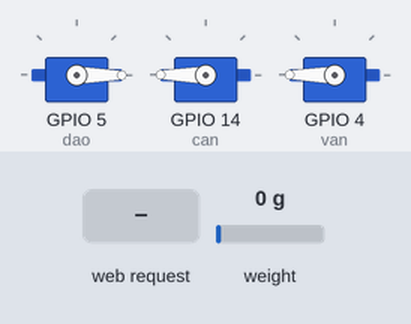
Simulated run of this sketch. Board: ESP8266 (NodeMCU). Shown: 3 × servo. The inputs (shaded band) are chosen by the test bench; at power-on: weight on the scale 0 g. WiFi joins after 1.5 s; servers stay silent unless stated; what the sketch prints to the serial monitor is not drawn.

Above: at 4.3 s.
4.4 s: HTTP request GET /BAT received
At 6.0 s:
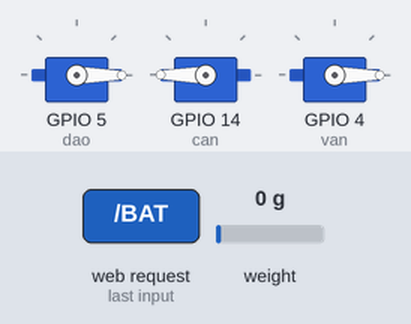
7.2 s: weight on the scale set to 9 g
9.1 s: weight on the scale set to 12 g
At 11.3 s:
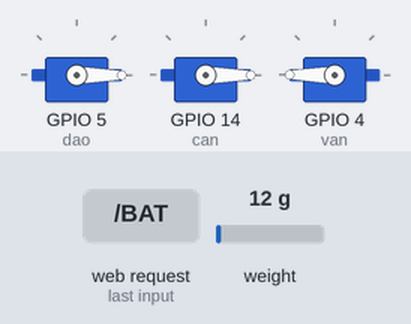
12.1 s: HTTP request GET /TAT received
At 14.7 s:
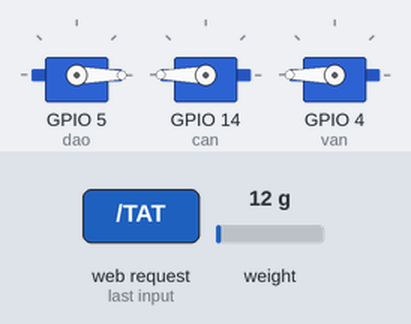
Timing chart, 0 to 16.2 s (numbered marks = the images above; inputs shaded):
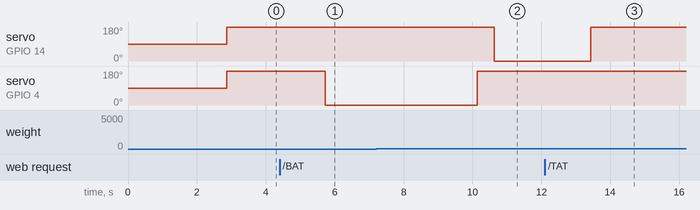

The sketch:

ESP8266_LoadCell.ino
```cpp
#include "HX711.h"
#include "Servo.h"

Servo dao; //Pin D1 GPIO 12
Servo can; //Pin D5 GPIO 14
Servo van; //Pin D0 GPIO 04
//Vi tri hien tai cua cac servo

//-----------------------------------------
//HX711 Loadcell
const int LoadCellDT = 12;
const int LoadCellSCK = 13;
long times =0;
//-----------------------------------------
//Weight necessary
const int WeightBefore = 0;
const int WeightAfter = 0;
const int WeightNecessary = 0;

int calibration_factor = -375;
int KLcan = 10;
int KLBeforeBandau;
int KLBeforeThucte;

int KLAfterBandau;
int KLAfterThucte;

HX711 scale;
  int i =0,j=0;
  String thongbao =" ";
  float SET = 1.0;   //Trọng lượng cài đặt ban đầu
void ServoInit() //Khoi tao ket noi servo va chuyen cac servo ve vi tri ban dau
{
  dao.attach(5);   /////chân các servo
  can.attach(14);
  van.attach(4);
  delay(300);
  AllServoStop();
  //Servo tro lai vi tri 0 do
/*  for (posKnife > 0; posKnife != 0; posKnife--)
        {
            dao.write(posKnife);
            delay(15);
            if (posKnife == 0)
            {
              break;
            }
        }
  for (posLoadCell > 0; posLoadCell != 0; posLoadCell--)
        {
            can.write(posLoadCell);
            delay(15);
            if (posLoadCell == 0)
            {
              break;
            }
        }
  for (posValve > 0; posValve != 0; posValve--)
        {
            van.write(posValve);
            delay(15);
            if (posValve == 0)
            {
              break;
            }
        }*/
}
//-----------------------------------------
void LoadCellInit() //Khoi tao cam bien khoi luong
{
  scale.begin(LoadCellDT, LoadCellSCK);
  scale.set_scale(calibration_factor);
  scale.tare();
}
/*
//-----------------------Code dieu khien----------------------------------------
void ServoKnifeControl()
{
for (posKnife = 0; posKnife <= 180; posKnife++)
        {
            dao.write(posKnife);
            delay(15);
        }
        delay(1000);
for (posKnife = 180; posKnife >= 0; posKnife--)
        {
            dao.write(posKnife);
            delay(15);
        }
        delay(1000);
}
void ServoLoadCellControl()
{
for (posLoadCell = 0; posLoadCell <= 90; posLoadCell++)
        {
            can.write(posLoadCell);
            delay(15);
        }
        delay(1000);
for (posLoadCell = 90; posLoadCell >= 0; posLoadCell--)
        {
            can.write(posLoadCell);
            delay(15);
        }
        delay(1000);
}
void ServoValveControl()
{
for (posValve = 0; posValve <= 180; posValve++)
        {
            van.write(posValve);
            delay(15);
        }
        delay(1000);
for (posValve = 180; posValve >= 0; posValve--)
        {
            van.write(posValve);
            delay(15);
        }
        delay(1000);
}*/
void AllServoStop()
{
  dao.write(0);
  can.write(180);
  van.write(180);
  delay(250);
}

void ReadWeightBefore()
{
  Serial.print("Reading Before:");
  KLBeforeBandau = scale.get_units(),10;
    if (KLBeforeBandau < 0)
      {
        KLBeforeBandau = 0.00;
      }
  KLBeforeThucte = KLBeforeBandau - KLcan;
  if (KLBeforeThucte < 0)
      {
        KLBeforeThucte = 0.00;
      }
  Serial.println(KLBeforeThucte);
}
//-----------------------------------------
/*
void ReadWeightAfter()
{
  Serial.print("Reading After:");
  KLAfterBandau = scale.get_units(),10;
    if (KLAfterBandau < 0)
      {
        KLAfterBandau = 0.00;
      }
  Serial.print(KLAfterBandau + "   ");
  KLAfterThucte = KLAfterBandau - KLcan;
  if (KLAfterThucte < 0)
      {
        KLAfterThucte = 0.00;
      }
  Serial.println(KLAfterThucte);
  delay(1000);
}*/
//--------------------------------------------------------------------
#include <ESP8266WiFi.h>

const char* ssid = "Thu Thao";
const char* password = "917664ab";
WiFiServer server(80);
void setup()
{
  Serial.begin(9600);
 Serial.print("Connecting to the Newtork");
  WiFi.begin(ssid, password);
  while (WiFi.status() != WL_CONNECTED)
  {
    delay(500);
    Serial.print(".");
  }
  Serial.println("WiFi connected");
  server.begin();
  Serial.println("Server started");
  Serial.print("IP Address of network: "); // will IP address on Serial Monitor
  Serial.println(WiFi.localIP());
  Serial.print("Copy and paste the following URL: https://");
  Serial.print(WiFi.localIP());
  Serial.println("/");
  LoadCellInit();
  ServoInit();

}
//----------------------------------------------------------
void loop()
{
   WiFiClient client = server.available();
 /* if (!client){
    return;}

  Serial.println("Waiting for new client");
while(!client.available())
  {
    delay(1);
  }*/

  String request = client.readStringUntil('\r');
  Serial.println(request);

  if(request.indexOf("/BAT") != -1){
   j=1;
  }

  if(request.indexOf("/TAT") != -1){
j=0;
  }

  if(j==1){
    thongbao = " GIA TRI TRONG LUONG CAI DAT: ";
   ReadWeightBefore();
   if(KLBeforeThucte < SET && i ==0){
  van.write(0);///van mở   0 độ
  Serial.println("VAN MO");
   }
     if(KLBeforeThucte >= SET){
      i = 1;}
      if(i==1){
      van.write(180);///servo van đóng 180 độ
      Serial.println("VAN DONG");
  delay(500);
      can.write(0);//servo Can hoạt động 0 độ
      Serial.println("SERVO CAN HOAT DONG");
  delay(500);
      delay(100);
      i=2;
      times = millis();
     }
 if((millis() - times)/1000 >= 10 && i ==2){ //sau khoảng 120s
  if(KLBeforeThucte < 0.1){//bé hơn 1 hoặc gần bằng 0
  dao.write(180);///dao cắt hoạt động
  Serial.println("DAO CAT HOAT DONG");
  delay(5000);
  Serial.println("XONG");
  dao.write(0);//dao cắt dừng
  can.write(180);//servo Can dung hoạt động 180 do
  van.write(0);
  i=0;
   }
 }
if(request.indexOf("/TANG") != -1){
   SET = SET + 0.1;
   delay(200);
  }

  if(request.indexOf("/GIAM") != -1){
SET = SET - 0.1;
   delay(200);
  }
  }
  if(j==0){ //////Dừng hệ thống
   thongbao = " HE THONG DANG TAM DUNG ";
  AllServoStop();
  }

  if (!client){
    return;}
  client.flush();


//*------------------HTML Page Code---------------------*//

  client.println("HTTP/1.1 200 OK"); //
  client.println("Content-Type: text/html");
  client.println("");
  client.println("<!DOCTYPE HTML>");
  client.println("<html>");
  client.print(thongbao);
  if(j==1){
    client.print(SET,1);
    client.print(" KG");}
    if(j==0){
      client.print(" ");
    }

  client.println("<br><br>");
  client.println("<a href=\"/GIAM\"\"><button>GIAM</button></a>");
  client.println("<a href=\"/TANG\"\"><button>TANG</button></a><br />");
  client.println("<a href=\"/BAT\"\"><button>BAT</button></a>");
  client.println("<a href=\"/TAT\"\"><button>TAT</button></a><br />");
  client.println("</html>");

        }
/*
  if (request.indexOf("/TB=OFF") != -1)
        {
            Serial.println ("Power off");
            server.stop();
            AllServoStop();
            scale.power_down();
        }
}*/
```

Measured:
- the behaviour switches between 10 and 11 g on weight on the scale (found by bisection; images 1 and 2)
- after the input at 4.4 s, servo on GPIO 4 (van): 180° → 0° after 1.3 s
- after the input at 7.2 s, every drawn part: stays the same
- after the input at 9.1 s, servo on GPIO 14 (can): 180° → 0° after 1.5 s; servo on GPIO 4 (van): 0° → 180° after 1.0 s
- after the input at 12.1 s, servo on GPIO 14 (can): 0° → 180° after 1.3 s
